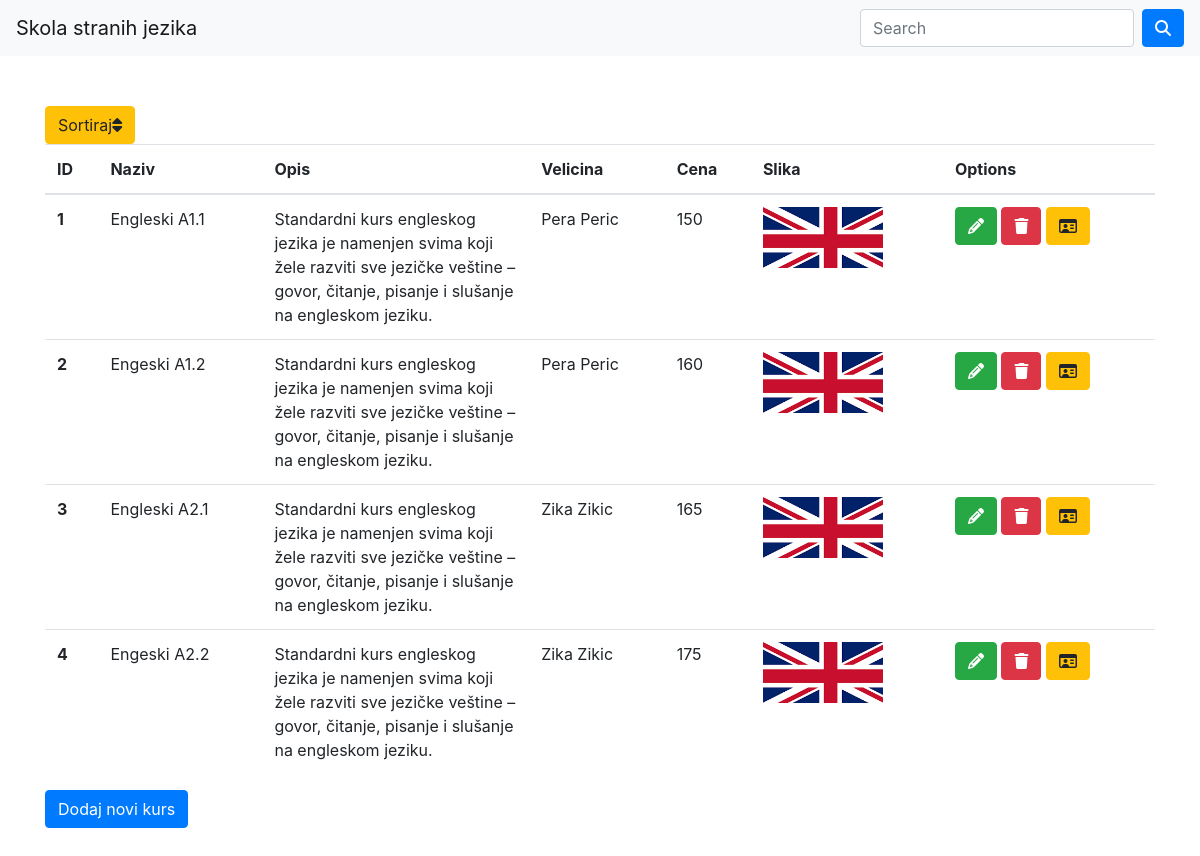
The page / on the database its author committed.
### tables this page shows
CREATE TABLE `kurs` (
  `id` int(11) NOT NULL,
  `naziv` varchar(50) NOT NULL,
  `opis` varchar(250) NOT NULL,
  `cena` int(11) NOT NULL,
  `predavac` int(11) NOT NULL,
  `slika` varchar(250) DEFAULT NULL
);

CREATE TABLE `predavac` (
  `id_predavac` int(11) NOT NULL,
  `imePrezime` varchar(50) NOT NULL
);

### model/Kurs.php (called while the page is built, shortened)
<?php
class Kurs{
    public static function vratiSve($conn){
        $upit = " select * from kurs k join predavac p on k.predavac= p.id_predavac";
        return $conn->query($upit);
    }
}
?>

### index.php (the view, shortened to what this page needs)
<?php
    include 'model/Kurs.php';
    include 'databasebroker.php';
    $kursevi = Kurs::vratiSve($conn);
?>
<!DOCTYPE html>
<html lang="en">
<head>
    <link rel="stylesheet" href="https://maxcdn.bootstrapcdn.com/bootstrap/4.0.0/css/bootstrap.min.css">
    <link rel="stylesheet" href="https://stackpath.bootstrapcdn.com/font-awesome/4.7.0/css/font-awesome.min.css"
>
</head>
<body   >
        <nav class="navbar navbar-expand-lg navbar-light bg-light">
        <a class="navbar-brand" href="#">Skola stranih jezika</a>
        <div class="collapse navbar-collapse" id="navbarSupportedContent">
            <form class="form-inline my-2 my-lg-0">
            <input class="form-control mr-sm-2" type="search" placeholder="Search" aria-label="Search" id="pretraga" onkeyup="pretragaPoImenu()">
            <button type="button" class="btn btn-primary" style="float:right">
                        <i class="fas fa-search"></i>
                      </button>
            </form>
        </div>
        </nav>
    <div class="container" style="margin-top:50px">
             <button type="button" class="btn btn-warning" onclick="sortiraj()">Sortiraj<i class="fa fa-sort" aria-hidden="true" ></i></button>
            <table class="table" id="tabela" style="width:100%">
                <thead>
                    <tr>
                    <th scope="col">ID</th>
                    <th scope="col">Naziv</th>
                    <th scope="col">Opis</th>
                    <th scope="col">Velicina</th>
                    <th scope="col">Cena</th>
                    <th scope="col">Slika</th>
                    <th scope="col"> Options </th>
                    </tr>
                </thead>
                <tbody>
                  <?php
                    while($red = $kursevi->fetch_array()):
                        ?>
                    <tr>
                    <th  >   <?php   echo $red['id'];        ?>     </th>
                    <td><?php   echo $red['naziv'];        ?> </td>
                    <td style="max-width: 200px;"> <?php   echo $red['opis'];        ?> </td>
                    <td> <?php       echo   $red['imePrezime']     ?> </td>
                    <td> <?php   echo $red['cena'];        ?> </td>
                    <td> <img src="images/<?php   echo $red['slika'];        ?>" alt="<?php   echo $red['slika'];        ?>"   style="width: 120px;height: auto;"> </td>
                    <td>
                    <form  method="post">
                                                <button type="button" class="btn btn-success"    data-toggle="modal" data-target="#editModal"  onclick="azuriraj(<?php echo   $red['id'];?>)" >  <i class="fas fa-pencil-alt"></i> </button>
                                                <button type="button" class="btn btn-danger"    ><i class="fas fa-trash" onclick="obrisi(<?php echo   $red['id'];?>)"></i></button>
                                                <button type="button" class="btn btn-warning"   data-toggle="modal" data-target="#profileModal"  onclick="prikazi(<?php echo   $red['id'];?>)" ><i class="far fa-id-card"></i></button>   </td>
                                            </tr>
                  <?php endwhile;?>
                </tbody>
        </table>
        <button type="button" class="btn btn-primary" data-toggle="modal" data-target="#addNewModal"   >Dodaj novi kurs</button>
        <br><br><br><br><br>
    </div>
      </body>
</html>

### rows shown on the page
kurs: id "1", naziv "Engleski A1.1", opis "Standardni kurs engleskog jezika je namenjen svima koji žele razviti sve jezičke veštine – govor, čitanje, pisanje i slušanje na engleskom jeziku.", predavac.imePrezime "Pera Peric", cena "150", slika (picture)
kurs: id "2", naziv "Engeski A1.2", opis "Standardni kurs engleskog jezika je namenjen svima koji žele razviti sve jezičke veštine – govor, čitanje, pisanje i slušanje na engleskom jeziku.", predavac.imePrezime "Pera Peric", cena "160", slika (picture)
kurs: id "3", naziv "Engleski A2.1", opis "Standardni kurs engleskog jezika je namenjen svima koji žele razviti sve jezičke veštine – govor, čitanje, pisanje i slušanje na engleskom jeziku.", predavac.imePrezime "Zika Zikic", cena "165", slika (picture)
kurs: id "4", naziv "Engeski A2.2", opis "Standardni kurs engleskog jezika je namenjen svima koji žele razviti sve jezičke veštine – govor, čitanje, pisanje i slušanje na engleskom jeziku.", predavac.imePrezime "Zika Zikic", cena "175", slika (picture)
